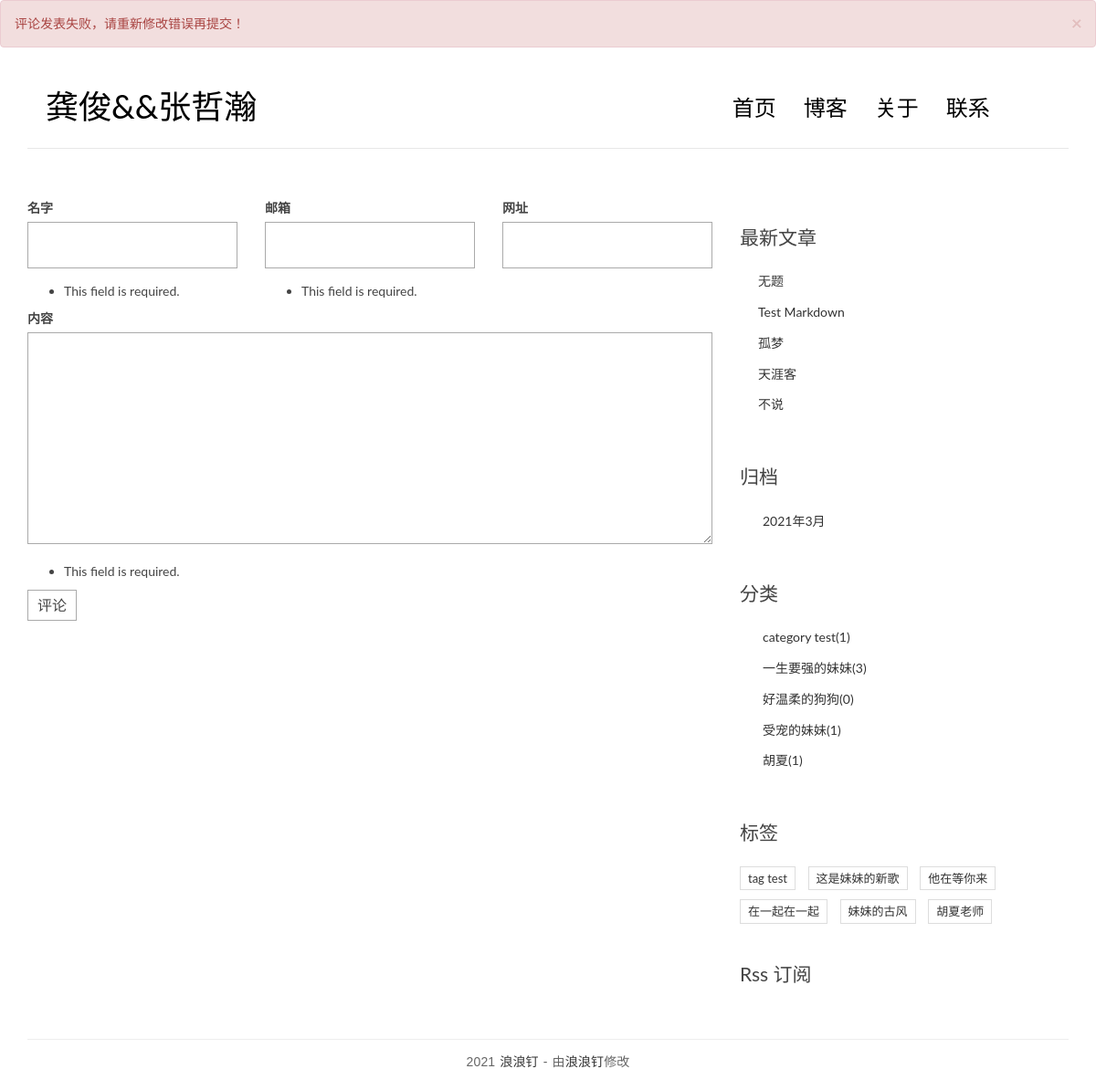
/comments/comment/2, run on the app's committed database.
### blog/models.py (models this page shows, shortened)
class Post(models.Model):
    title = models.CharField(max_length=100)
    content = models.TextField()
    created_time = models.DateTimeField(default=timezone.now())
    modified_time = models.DateTimeField()
    abstract = models.CharField(max_length=200, blank=True)
    category = models.ForeignKey(Category, on_delete=models.CASCADE)
    tags = models.ManyToManyField(Tag, blank=True)
    author = models.ForeignKey(User, on_delete=models.CASCADE)
    class Meta:
        verbose_name = '文章'
        verbose_name_plural = verbose_name
        ordering = ['-created_time'] #根据创建时间逆序来排序
    def get_absolute_url(self):
        return reverse('blog:detail', kwargs={'pk': self.pk})

class Category(models.Model):
    cat_name = models.CharField(max_length=100)
    class Meta:
        verbose_name = '分类'
        verbose_name_plural = verbose_name

class Tag(models.Model):
    tag_name = models.CharField(max_length=100)
    class Meta:
        verbose_name = '标签'
        verbose_name_plural = verbose_name

### comments/views.py (the view)
# urls.py: path('comment/<int:post_pk>',views.comment,name='comment')
def comment(request, post_pk):
    post = get_object_or_404(Post, pk = post_pk)
    form = CommentForm(request.POST)
    if form.is_valid():
        comment = form.save(commit=False)
        comment.post = post
        comment.save()
        messages.add_message(request,messages.SUCCESS,'评论发表成功！',extra_tags='success')
        return redirect(post)
    context = {
        'post':post,
        'form':form,
    }
    messages.add_message(request, messages.ERROR,'评论发表失败，请重新修改错误再提交！',extra_tags='danger')
    return render(request, 'comments/preview.html',context=context)

### comments/forms.py
class CommentForm(forms.ModelForm):
    class Meta:
        model = Comment
        fields = ['name','email','url','text']

### blog/templatetags/blog_extras.py (called while the page is built)
@register.inclusion_tag('blog/inclusions/_recent_posts.html', takes_context=True)
def show_recent_posts(context, num=5):
    return {
        'recent_post_list': Post.objects.all().order_by('-created_time')[:num],
    }

@register.inclusion_tag('blog/inclusions/_archives.html', takes_context=True)
def show_archives(context):
    return {
        'date_list':Post.objects.dates('created_time','month', order='DESC'),
    }

@register.inclusion_tag('blog/inclusions/_categories.html', takes_context=True)
def show_categories(context):
    return {
        'category_list':Category.objects.all(),
    }

@register.inclusion_tag('blog/inclusions/_tags.html', takes_context=True)
def show_tags(context):
    return {
        'tag_list':Tag.objects.all(),
    }

### comments/templatetags/comments_extras.py (called while the page is built)
@register.inclusion_tag('comments/inclusions/_form.html', takes_context=True)
def show_comment_form(context, post, form=None):
    if form is None:
        form = CommentForm()
    return {
        'form': form,
        'post': post,
    }

### comments/templates/comments/preview.html
{% extends 'base.html' %}
{% load comments_extras %}
{% block main %}
    {% show_comment_form post form %}
{% endblock main %}

### blog/templates/blog/inclusions/_recent_posts.html
<div class="widget widget-recent-posts">
  <h3 class="widget-title">最新文章</h3>
  <ul>
    {% for post in recent_post_list %}
      <li>
        <a href="{{ post.get_absolute_url }}">{{ post.title }}</a>
      </li>
    {% empty %}
      暂无文章！
    {% endfor %}
  </ul>
</div>

### blog/templates/blog/inclusions/_categories.html
<div class="widget widget-category">
    <h3 class="widget-title">分类</h3>
    <ul>
        {% for category in category_list %}
        <li>
        <a href="{% url 'blog:category' category.pk %}">{{ category.cat_name }}<span class="post-count">({{ category.post_set.count }})</span></a>
        </li>
            {% empty %}
            暂无分类
        {% endfor %}
    </ul>
</div>

### blog/templates/blog/inclusions/_tags.html
<div class="widget widget-tag-cloud">
    <h3 class="widget-title">标签</h3>
    <ul>
        {% for tag in tag_list %}
        <li>
        <a href="{% url 'blog:tag' tag.pk %}">{{ tag.tag_name }}</a>
        </li>
            {% empty %}
            暂无标签
        {% endfor %}
    </ul>
</div>

### blog/static/blog/css/custom.css (style rules this page uses)
* { outline: none; }
h1, h2, h3, h4, h5, h6 { margin-top: 0; }
a { color: #333; }
body { color: #444; font-family: 'Lato', sans-serif; }
.widget { background: #fff; padding: 30px 0 0; }
.widget-title { font-size: 1.5em; margin-bottom: 20px; line-height: 1.6; padding: 10px 0 0; font-weight: 400; }
.widget-recent-posts ul { padding: 0; margin: 0; padding-left: 20px; }
.widget-recent-posts ul li { list-style-type: none; position: relative; line-height: 170%; margin-bottom: 10px; }
.widget-recent-posts ul li::before { content: '\f3d3'; font-family: "Ionicons"; position: absolute; left: -17px; top: 3px; font-size: 16px; color: #000; }
.widget-category ul { padding: 0; margin: 0; padding-left: 25px; }
.widget-category ul li { list-style-type: none; position: relative; line-height: 170%; margin-bottom: 10px; }
.widget-category ul li::before { content: '\f3fe'; font-family: "Ionicons"; position: absolute; left: -25px; top: 1px; font-size: 18px; color: #000; }
.widget-tag-cloud ul { padding: 0; margin: 0; margin-right: -10px; }
.widget-tag-cloud ul li { list-style-type: none; font-size: 13px; display: inline-block; margin-right: 10px; margin-bottom: 10px; padding: 3px 8px; border: 1px solid #ddd; }
.contact-form input, .comment-form input { border: 1px solid #aaa; margin-bottom: 15px; width: 100%; padding: 15px 15px; font-size: 16px; line-height: 100%; transition: 0.4s border-color linear; }
.contact-form textarea, .comment-form textarea { border: 1px solid #aaa; margin-bottom: 15px; width: 100%; padding: 15px 15px; font-size: 16px; line-height: 20px !important; min-height: 183px; transition: 0.4s border-color linear; }

### data on the page
Post: title "无题"
Post: title "Test Markdown"
Post: title "孤梦"
Post: title "天涯客"
Post: title "不说"
Category: cat_name "category test", post_set.count "1"
Category: cat_name "一生要强的妹妹", post_set.count "3"
Category: cat_name "好温柔的狗狗", post_set.count "0"
Category: cat_name "受宠的妹妹", post_set.count "1"
Category: cat_name "胡夏", post_set.count "1"
Tag: tag_name "tag test"
Tag: tag_name "这是妹妹的新歌"
Tag: tag_name "他在等你来"
Tag: tag_name "在一起在一起"
Tag: tag_name "妹妹的古风"
Tag: tag_name "胡夏老师"

### other printed values
{{ message }} "评论发表失败，请重新修改错误再提交！"
{{ date.year }} "2021"
{{ date.month }} "3"
